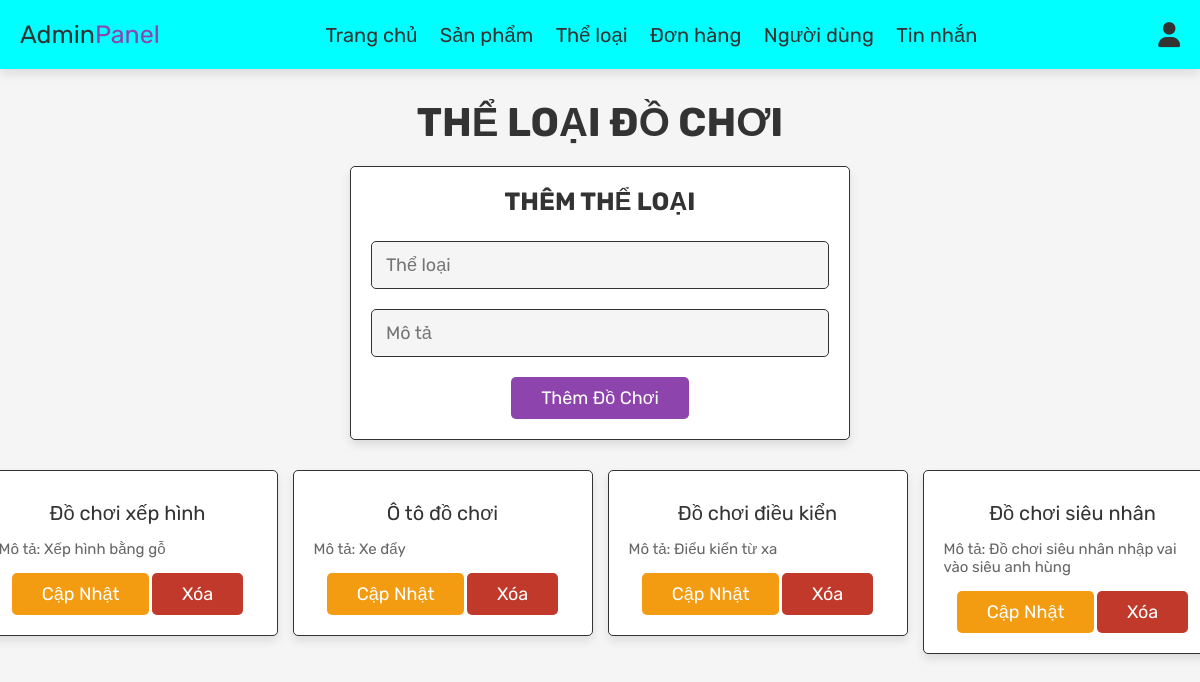
The page /admin_category.php (signed in) on the database its author committed.
### tables this page shows
CREATE TABLE `categorys` (
  `id` int(100) NOT NULL,
  `name` varchar(100) NOT NULL,
  `describes` varchar(100) NOT NULL
);

### admin_category.php (the view, shortened to what this page needs)
<?php
   include 'config.php';
?>
<!DOCTYPE html>
<html lang="en">
<head>
   <link rel="stylesheet" href="https://cdnjs.cloudflare.com/ajax/libs/font-awesome/6.0.0/css/all.min.css">
   <link rel="stylesheet" href="css/admin_style.css">
</head>
<body>
<?php include 'admin_header.php';?>
<section class="add-products">
   <h1 class="title">Thể loại đồ chơi</h1>
   <form action="" method="post" enctype="multipart/form-data">
      <h3>Thêm thể loại</h3>
      <input type="text" name="name" class="box" placeholder="Thể loại" required>
      <input type="text" name="describes" class="box" placeholder="Mô tả" required>
      <input type="submit" value="Thêm đồ chơi" name="add_category" class="btn">
   </form>
</section>
<section class="show-products">
   <div class="box-container">
      <?php
         $select_categorys = mysqli_query($conn, "SELECT * FROM `categorys`") or die('query failed');
         if(mysqli_num_rows($select_categorys) > 0){
            while($fetch_categorys = mysqli_fetch_assoc($select_categorys)){
      ?>
      <div class="box">
         <div class="name"><?php echo $fetch_categorys['name']; ?></div>
         <div class="sub-name">Mô tả: <?php echo $fetch_categorys['describes']; ?></div>
         <a href="admin_category.php?update=<?php echo $fetch_categorys['id']; ?>" class="option-btn">Cập nhật</a>
         <a href="admin_category.php?delete=<?php echo $fetch_categorys['id']; ?>" class="delete-btn" onclick="return confirm('Xóa thể loại đồ chơi này?');">Xóa</a>
      </div>
      <?php
         }
      }else{
         echo '<p class="empty">Không có thể loại đồ chơi nào được thêm!</p>';
      }
      ?>
   </div>
</section>
</body>
</html>

### css/admin_style.css (style rules this page uses)
:root { --purple:#8e44ad; --red:#c0392b; --orange:#f39c12; --black:#333; --white:#fff; --light-color:#666; --light-white:#ccc; --light-bg:#f5f5f5; --border:.1rem solid var(--black); --box-shadow:0 .5rem 1rem rgba(0,0,0,.1); }
* { font-family: 'Rubik', sans-serif; margin:0; padding:0; box-sizing: border-box; outline: none; border:none; text-decoration: none; transition:all .2s linear; }
html { font-size: 62.5%; overflow-x: hidden; }
body { background-color: var(--light-bg); }
section { padding:3rem 2rem; }
.title { text-align: center; margin-bottom: 2rem; text-transform: uppercase; color:var(--black); font-size: 4rem; }
.btn, .option-btn, .delete-btn, .white-btn { display: inline-block; margin-top: 1rem; padding:1rem 3rem; cursor: pointer; color:var(--white); font-size: 1.8rem; border-radius: .5rem; text-transform: capitalize; }
.white-btn, .btn { background-color: var(--purple); }
.option-btn { background-color: var(--orange); }
.delete-btn { background-color: var(--red); }
.add-products form { background-color: var(--white); border-radius: .5rem; padding:2rem; text-align: center; box-shadow: var(--box-shadow); border:var(--border); max-width: 50rem; margin:0 auto; }
.add-products form h3 { font-size: 2.5rem; text-transform: uppercase; color:var(--black); margin-bottom: 1.5rem; }
.add-products form .box { width: 100%; background-color: var(--light-bg); border-radius: .5rem; margin:1rem 0; padding:1.2rem 1.4rem; color:var(--black); font-size: 1.8rem; border:var(--border); }
.show-products .box-container { display: grid; grid-template-columns: repeat(4, 30rem); justify-content: center; gap:1.5rem; max-width: 1200px; margin:0 auto; align-items: flex-start; }
.show-products { padding-top: 0; }
.show-products .box-container .box { text-align: center; padding:2rem; border-radius: .5rem; border:var(--border); box-shadow: var(--box-shadow); background-color: var(--white); }
.show-products .box-container .box .sub-name { padding:0.5rem 0; font-size: 1.5rem; color:var(--light-color); text-align:left; }
.show-products .box-container .box .name { padding:1rem 0; font-size: 2rem; color:var(--black); }

### rows shown on the page
categorys: name "Đồ chơi xếp hình", describes "Xếp hình bằng gỗ"
categorys: name "Ô tô đồ chơi", describes "Xe đẩy"
categorys: name "Đồ chơi điều kiển", describes "Điểu kiển từ xa"
categorys: name "Đồ chơi siêu nhân", describes "Đồ chơi siêu nhân nhập vai vào siêu anh hùng"
